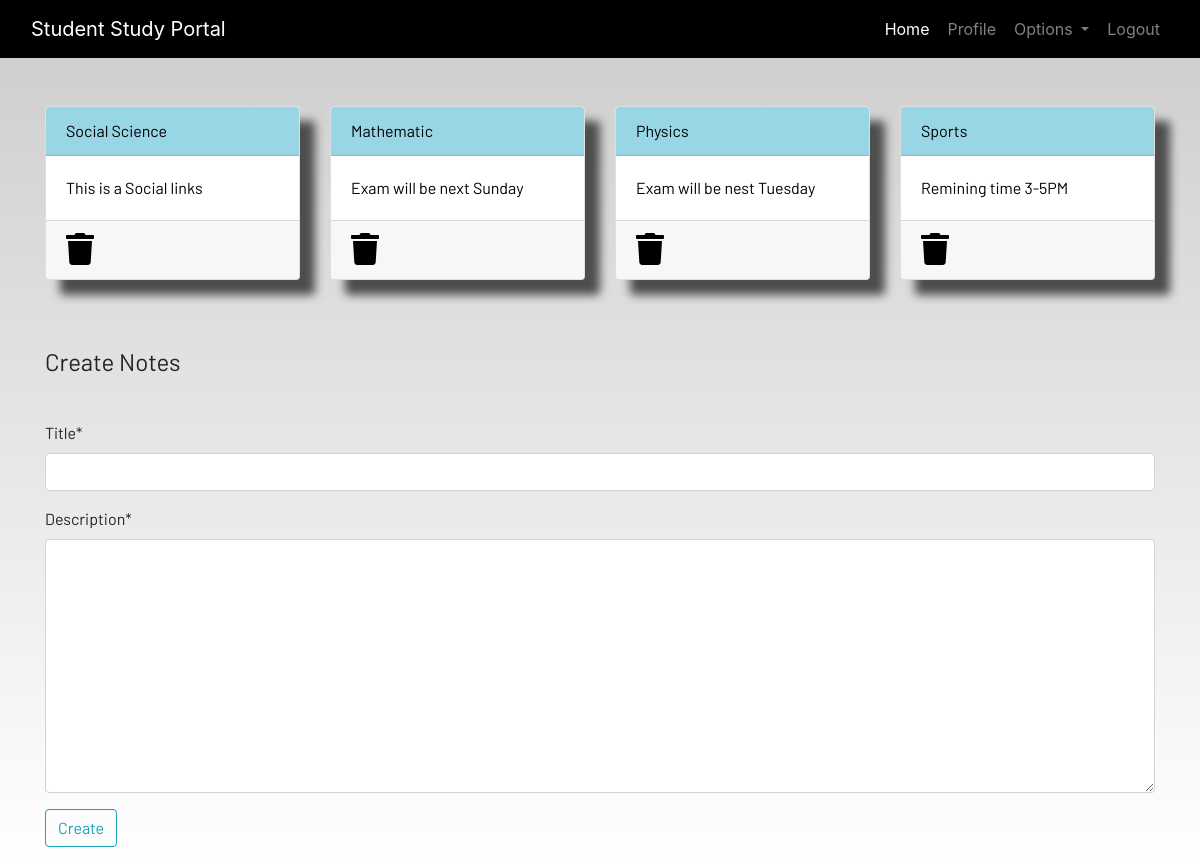
Screenshot of /notes (signed in) with the database file from the repository.
### dashboard/models.py (models this page shows, shortened)
class Notes(models.Model):
    user = models.ForeignKey(User, on_delete=models.CASCADE)
    title = models.CharField(max_length=50)
    description = models.TextField()
    class Meta:
        verbose_name = 'Notes'
        verbose_name_plural = 'Notes'

### dashboard/views.py (the view)
# urls.py: path('notes', views.note, name='note'),
@login_required
def note(request):
    if request.method == 'POST':
        form = NotesForm(request.POST)
        if form.is_valid():
            note = form.save(commit=False)
            note.user = request.user
            note.save()
            messages.success(request, f"Notes Added Successfully by {request.user.username}!")
            return redirect('note')
    else:
        form = NotesForm()
    notes = Notes.objects.filter(user=request.user)
    context = {
        "notes": notes,
        'form': form
    }
    return render(request, 'dashboard/notes.html', context)

### dashboard/forms.py
class NotesForm(forms.ModelForm):
    class Meta:
        model = Notes
        fields = ['title', 'description']

### dashboard/templates/dashboard/notes.html (shortened to what this page needs)
{% extends 'dashboard/base.html' %}
{% load static %}
{% load crispy_forms_tags %}
{% block content %}
<div class="container">
    <div class="row">
        {% for note in notes %}
        <div class="col-md-3 mb-3">
            <a href="{% url 'note_detail' note.pk %}">
                <div class="card">
                    <div class="card-header">{{ note.title }}</div>
                    <div class="card-body">{{ note.description|slice:"0:100" }}</div>
                    <div class="card-footer mt-auto "><a href="{% url 'delete_note' note.pk %}">
                        <i class="fa fa-trash fa-2x"></i></a>
                    </div>
                </div>
            </a>
        </div>
        {% endfor %}
        <br>
        <br>
    </div>
</div>
<br> <br>
<div class="container">
    <form method="POST">
        <fieldset class="form-group">
            <legend class="border-bottom mb-4">Create Notes</legend>
        </fieldset>
        {{form|crispy}}
        <div class="form-group">
            <button href="" class="btn btn-outline-info" type="submit"> Create </button>
        </div>
    </form>
</div>
{% endblock content %}

### static/css/main.css (style rules this page uses)
html { scroll-behavior: smooth; height: 100%; width: 100%; }
.card { box-shadow: 15px 15px 10px rgb(78, 77, 77); }
a { text-decoration: none !important; color: black; }
.card-header { color: black !important; background: rgb(152, 214, 230) !important; transition: 0.3s ease-in; }
html, body { max-width: 100%; overflow-x: hidden; height: 100%; width: 100%; }
body { background: linear-gradient(rgba(0, 0, 0, 0.2), rgba(255, 255, 255, 0.5)); overflow-x: hidden; background-repeat: no-repeat; }
.card-header { background-color: rgb(133, 204, 231); }
.col-md-3 .card { width: 100%; height: 100%; }
.fa { color: black; }

### rows the page displays
Notes: title "Social Science", description "This is a Social links"
Notes: title "Mathematic", description "Exam will be next Sunday"
Notes: title "Physics", description "Exam will be nest Tuesday"
Notes: title "Sports", description "Remining time 3-5PM"
